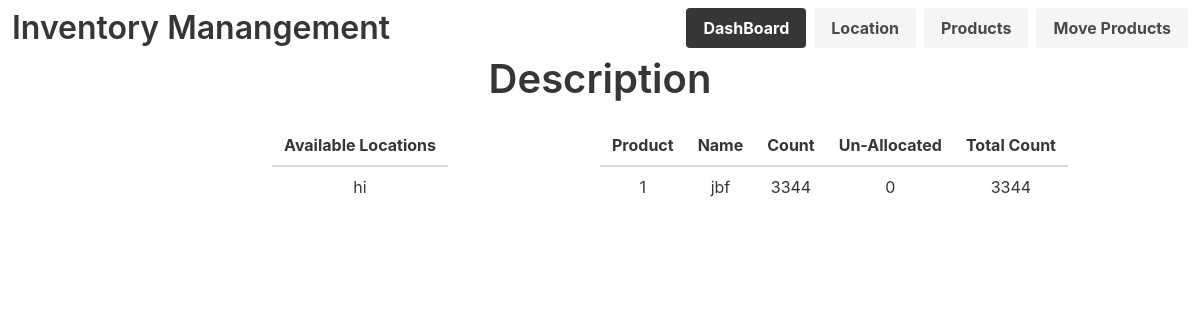
Before: / with the older database file.
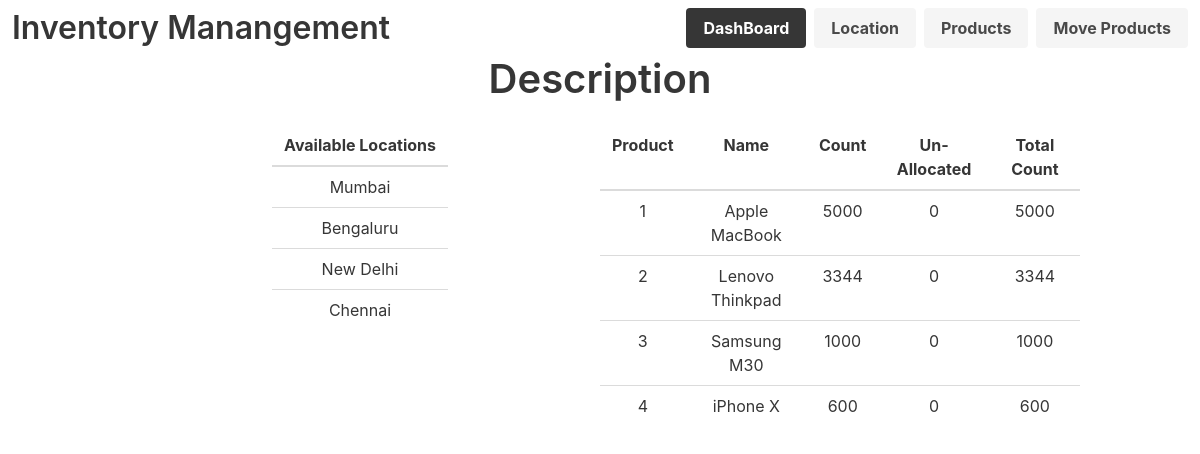
After: the same page with the newer database file.
### tables this page shows
CREATE TABLE location(loc_id INTEGER PRIMARY KEY AUTOINCREMENT,
                                 loc_name TEXT UNIQUE NOT NULL);

CREATE TABLE products(prod_id INTEGER PRIMARY KEY AUTOINCREMENT,
                    prod_name TEXT UNIQUE NOT NULL,
                    prod_quantity INTEGER NOT NULL,
                    unallocated_quantity INTEGER);

### app.py (the view)
@app.route('/')
def summary():
    init_database()
    msg = None
    q_data, warehouse, products = None, None, None
    db = sqlite3.connect(DATABASE_NAME)
    cursor = db.cursor()
    try:
        cursor.execute("SELECT * FROM location")  # <---------------------------------FIX THIS
        warehouse = cursor.fetchall()
        cursor.execute("SELECT * FROM products")
        products = cursor.fetchall()
        cursor.execute("""
        SELECT prod_name, unallocated_quantity, prod_quantity FROM products
        """)
        q_data = cursor.fetchall()
    except sqlite3.Error as e:
        msg = f"An error occurred: {e.args[0]}"
    if msg:
        print(msg)
    return render('index.html', link=link, title="Summary", warehouses=warehouse, products=products, database=q_data)

### templates/index.html
{% extends 'base-template.html' %}
{% block content %}
<div class="container" style="text-align:center">
    <h1 class="title is-2" align="center">Description</h1>
        <div style="float: left;width:50%; align-items: center;">
            <table class="table" style="margin-left: auto;
            margin-right: auto;">
                <thead>
                    <tr>
                        <th> Available Locations</th>
                    </tr>
                </thead>
                <tbody>
                    {% if warehouses == None or warehouses|length == 0 %}
                        <tr>
                            <td class="font-weight-light" align="center">No Warehouse Data Available Yet</td>
                        </tr>
                    {%else %}
                    {% for warehouse in warehouses %}
                        <tr>
                            <td>{{ warehouse[1] }}</td>
                        </tr>
                        {% endfor %}
                    {% endif %}
                </tbody>
            </table>
        </div>
        {% if products == None or products|length == 0 %}
        <div style="float: right;width: 50%;">
            <h3 align="center" class="font-weight-light">No Product Data Available Yet</h3>
        </div>
    {% else %}
        <div style="float:right;width:50%;">
            <table class="table">
                <thead>
                    <tr>
                        <th>Product</th>
                        <th>Name</th>
                        <th>Count</th>
                        <th>Un-Allocated</th>
                        <th>Total Count</th>
                    </tr>
                </thead>
                <tbody>
                    {% for product in products %}
                        <tr>
                            <td>{{ product[0] }}</td>
                            <td>{{ product[1] }}</td>
                            <td>{{ product[2] }}</td>
                            {% for data in database %}
                            {%if data[0] == product[1]%}
                            <td>{{ data[1] }}</td>
                            <td>{{ data[2] }}</td>
                            {%endif%}
                        {%endfor%}
                        </tr>
                    {% endfor %}
                </tbody>
            </table>
        </div>
    {% endif %}
</div>
{% endblock %}

### templates/base-template.html (shortened to what this page needs)
<!DOCTYPE html>
<html>
    <head>
        <link rel="stylesheet" href="https://cdn.jsdelivr.net/npm/bulma@0.9.1/css/bulma.min.css">
</head>
    </head>
    <body>
        <nav class="navbar " role="navigation" aria-label="main navigation">
            <div class="navbar-brand">
              <a class="navbar-item">
                <h1 class="title">Inventory Manangement</h1>
              </a>
            </div>
            <div id="navbarBasicExample" class="navbar-menu">
                <div class="navbar-end">
                <div class="navbar-item">
                  <div class="buttons">
                    <a class="button is-dark"  href='{{ link.index }}'>
                      <strong>DashBoard</strong>
                    </a>
                    <a class="button is-light" href='{{ link.location }}'>
                        <strong>Location</strong>
                    </a>
                    <a class="button is-light" href='{{ link.product }}'>
                        <strong>Products</strong>
                    </a>
                    <a class="button is-light" href='{{ link.movement }}'>
                        <strong>Move Products</strong>
                    </a>
                  </div>
                </div>
              </div>
            </div>
        </nav>
        {% block content %}
        {% endblock %}
    </body>
</html>

Changed rows visible on the page:
changed location: loc_name "hi" → "Mumbai"
added location: loc_name "Bengaluru"
added location: loc_name "New Delhi"
added location: loc_name "Chennai"
changed products id 1: prod_name "jbf" → "Apple MacBook"; prod_quantity "3344" → "5000"
added products: prod_id "2", prod_name "Lenovo Thinkpad", prod_quantity "3344", unallocated_quantity "0"
added products: prod_id "3", prod_name "Samsung M30", prod_quantity "1000", unallocated_quantity "0"
added products: prod_id "4", prod_name "iPhone X", prod_quantity "600", unallocated_quantity "0"
